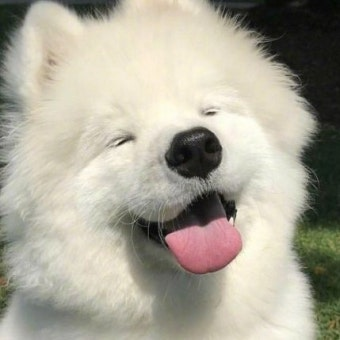
#> input picture sample.jpg, 340 x 340 px
$ jupyter execute --allow-errors '넘파이.ipynb'
#> lines starting #> are read from the running program, lines starting #| are printed output that depends on the picture
# 넘파이의 사용
 1. 데이터 분석 프로젝트: 수치형 데이터의 요약, 통계, 시각화
 2. 이미지 처리 프로젝트: 이미지 분석
 3. 게임, 시뮬레이션 프로그램 :수치시뮬레이션 등을 구현
 4. 머신러닝/딥러닝 모델 프로젝트: 금융데이터, 의료데이터, 실험데이터, 센서데이터

[cell 1]
data=[
    [120,135,150,145],
    [100,110,140,130],
    [90,100,95,105]
]
data

#> (a cell that did not finish here is left out)

#> (a cell that did not finish here is left out)

[cell 4]
import numpy as np

arr = np.array([1, 2, 3, 4, 5])
print(arr)

# 이미지 처리

[cell 5]
from PIL import Image
import numpy as np

img=Image.open('sample.jpg').convert('L')
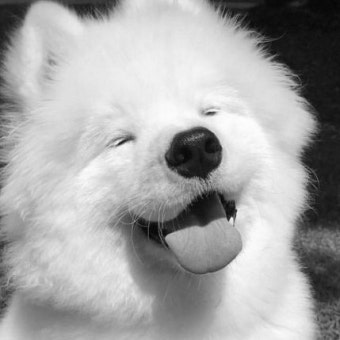
#> img: PIL image 340x340 L; min 3, max 254, mean 166
#img_ary=np.array(img)
#np.clip(img_ary+10,0,255).astype(np.unit8)

#Image.fromarray(new_img).save('new_sample.jpg')

#> (a cell that did not finish here is left out)

# 데이터 시뮬레이션

1차원 배열의 랜덤워크 시뮬레이션

[cell 7]
import matplotlib.pyplot as plt                #테스트용 랜덤 데이터를 시각화하기

n_step=1000
step = np.random.choice([-1,1], size=n_step)
walk= np.cumsum(step)

plt.plot(walk)
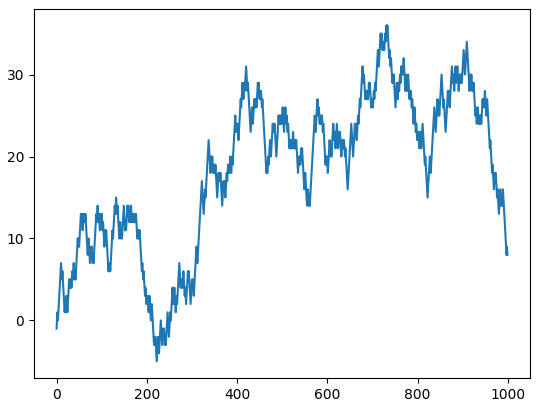
#> figure drawn by matplotlib, 1 panel; curve peaks at x = 731, y = 36
